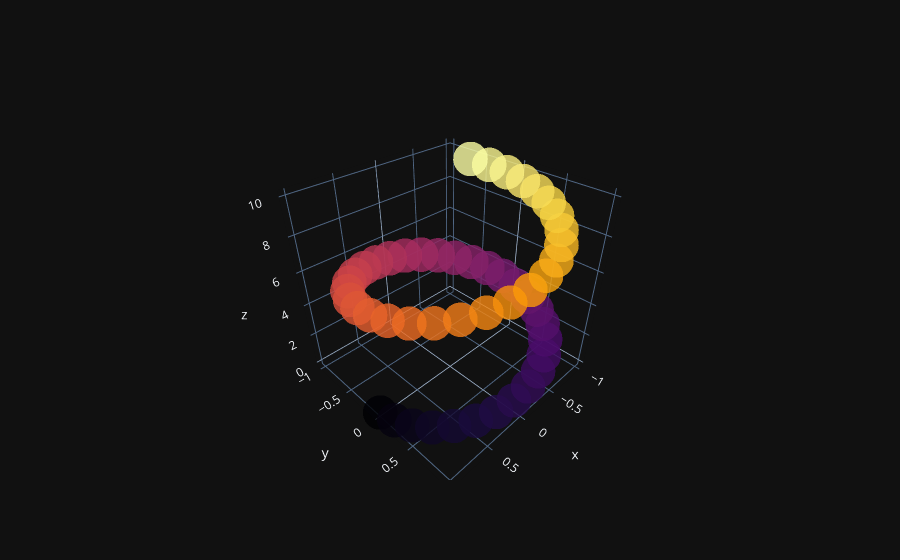

Notebook code cell kept with this figure:
### Code cell
# Helix equation
t = np.linspace(0, 10, 50)
x, y, z = np.cos(t), np.sin(t), t

fig1 = go.Figure(data=[go.Scatter3d(x=x, y=y, z=z, mode='markers',
                marker=dict(size=12,color=z,colorscale='Inferno',opacity=0.8))])
fig1.update_layout(template='plotly_dark')
fig1.show()
